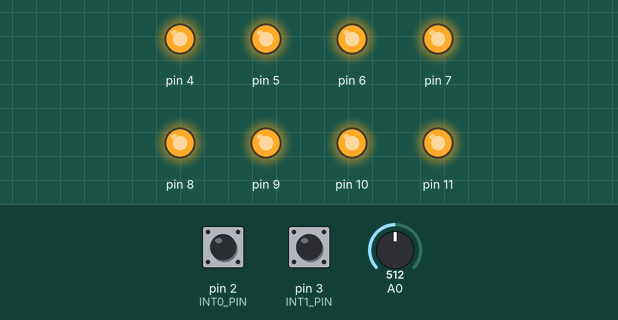
Bench run of a sketch on a simulated Arduino Uno, built with avr-gcc and run on an emulated ATmega328P. Parts: output pins drawn as LEDs (lit = HIGH). Dashed ring = blinking. The inputs (shaded band) are chosen by the test bench; at power-on: pin 2 (INT0_PIN) HIGH, pin 3 (INT1_PIN) HIGH, A0 = 512. Sleep ends after the set time or at an interrupt.

Above: at 1.2 s.
1.3 s: pin 2 (INT0_PIN) pulled LOW for 0.15 s
At 1.66 s:
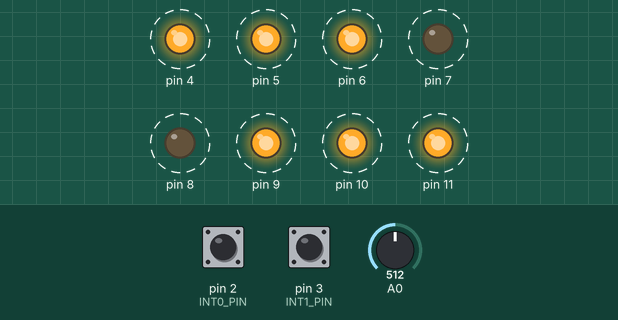
Timing chart, 0 to 4.3 s (numbered marks = the images above; inputs shaded):
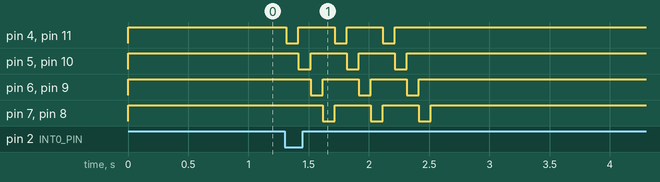

The sketch:

LAB15Checkpoint2.2.ino
```cpp
#include <avr/sleep.h>  //เรียกใช้คลังโปรแกรมสำหรับเรียกฟังก์ชัน sleep_cpu
#define INT0_PIN 2      //กำหนด PIN2 สำหรับการขัดจังหวะ INTO0
#define INT1_PIN 3      //กำหนด PIN3 สำหรับการขัดจังหวะ INTO1

void SLEEP_DISABLE()    //ฟังก์ชันสำหรับปิดทางไม่ให้ตัวประมวลผลเข้าสู่ภาวะหลับ
{                       //เริ่มฟังก์ชัน SLEEP_DISABLE
  SMCR &= 0xFE;         //สั่งให้บิต SE(บิตล่างสุด) ในเรจิสเตอร์ SMCR มีค่าตรรกะต่ำ
}                       //สิ้นสุดฟังก์ชัน SLEEP_DISABLE

void SLEEP_INITIALIZE(uint8_t m)  //ฟังก์ชันสำหรับเปิดทางให้ CPU สามารถเข้าสู่สภาวะหลับได้
{                                 //--และรับพารามิเตอร์ระบุค่าหมายเลขแบบวิธีของภาวะหลับ
  SMCR = (m << 1) | 0x01;         //ตั้งค่าแบบวิธีภาวะหลับ และตั้งให้บิต SE มีค่าตรรกะสูง
}                                 //สิ้นสุดฟังก์ชัน SLEEP_INITIALIZE

void setup() {
  pinMode(INT0_PIN, INPUT_PULLUP);  //กำหนด INPUT PIN INT0
  pinMode(INT1_PIN, INPUT_PULLUP);  //กำหนด INPUT PIN INT1
  attachInterrupt(digitalPinToInterrupt(INT0_PIN), INT0_ISR, FALLING);
  //กำหนดการเกิดบริการขัดจังหวะ INT0
  attachInterrupt(digitalPinToInterrupt(INT1_PIN), INT1_ISR, FALLING);
  //กำหนดการเกิดบริการขัดจังหวะ INT1
  DDRD = 0xF0;  //กำหนด PORTD เป็นทิศทางการรับเข้าข้อมูล
  DDRB = 0x0F;  //กำหนด PORD เป็นทิศทางการส่งออกข้อมูล
  PORTD = 0xFF; //แปลงบิต PORTD ให้เป็นตรรกะสูงทุกบิต (LED ดับทุกดวง)
  PORTB = 0xFF; //แปลงบิต PORTB ให้เป็นตรรกะสูงทุกบิต (LED ดับทุกดวง)
}

void loop() {
  SLEEP_INITIALIZE(1);  //ตั้งค่าการทำงานในภาวะหลับแบบเดินเครื่องเปล่า
  sleep_cpu();          //สั่งให้ตัวประมวลผลเข้าสู่ภาวะหลับ
  SLEEP_DISABLE();      //เมื่อตื่นจากภาวะหลับ ให้ปิดการทางการเข้าสู่ภาวะหลับ
}

void INT0_ISR(){  //Function Interrupt ของ INT0
  _delay_ms(15);
  if(!digitalRead(INT0_PIN)){
  //หากมีการกด S1
  //--ทำให้ไฟวิ่งติดครั้งละสองดวง
  //--โดยวิ่งจากขอบนอกเข้ามาสู่ตรงกลาง
    for(int i=0; i < 3;i++){
      for(int j = 0; j < 4; j++){
        PORTD = ~(0x10 << j);
        PORTB = ~(0x08 >> j);
        _delay_ms(100);
      }
    }
    PORTD = 0xFF; //LED ดับทุกดวง
    PORTB = 0xFF; //LED ดับทุกดวง
  }
}

void INT1_ISR(){  //Function Interrupt ของ INT1
  _delay_ms(15);
  if(!digitalRead(INT1_PIN)){
  //หากมีการกด S2
  //--ทำให้ไฟวิ่งติดครั้งละสองดวง
  //--โดยวิ่งจากตรงกลางออกไปสู่ขอบนอก
    for(int i=0; i < 3; i++){
      for(int j = 0; j < 4; j++){
        PORTD = ~(0x80 >> j);
        PORTB = ~(0x01 << j);
        _delay_ms(100);
      }
    }
    PORTD = 0xFF; //LED ดับทุกดวง
    PORTB = 0xFF; //LED ดับทุกดวง
  }
}
```

Measured:
- after the input at 1.3 s, pin 4: alternates HIGH for 0.30 s and LOW for 0.10 s, 6 changes in all, then stays HIGH, starting at once; pin 5: alternates HIGH for 0.30 s and LOW for 0.10 s, 6 changes in all, then stays HIGH, starting after 0.12 s
